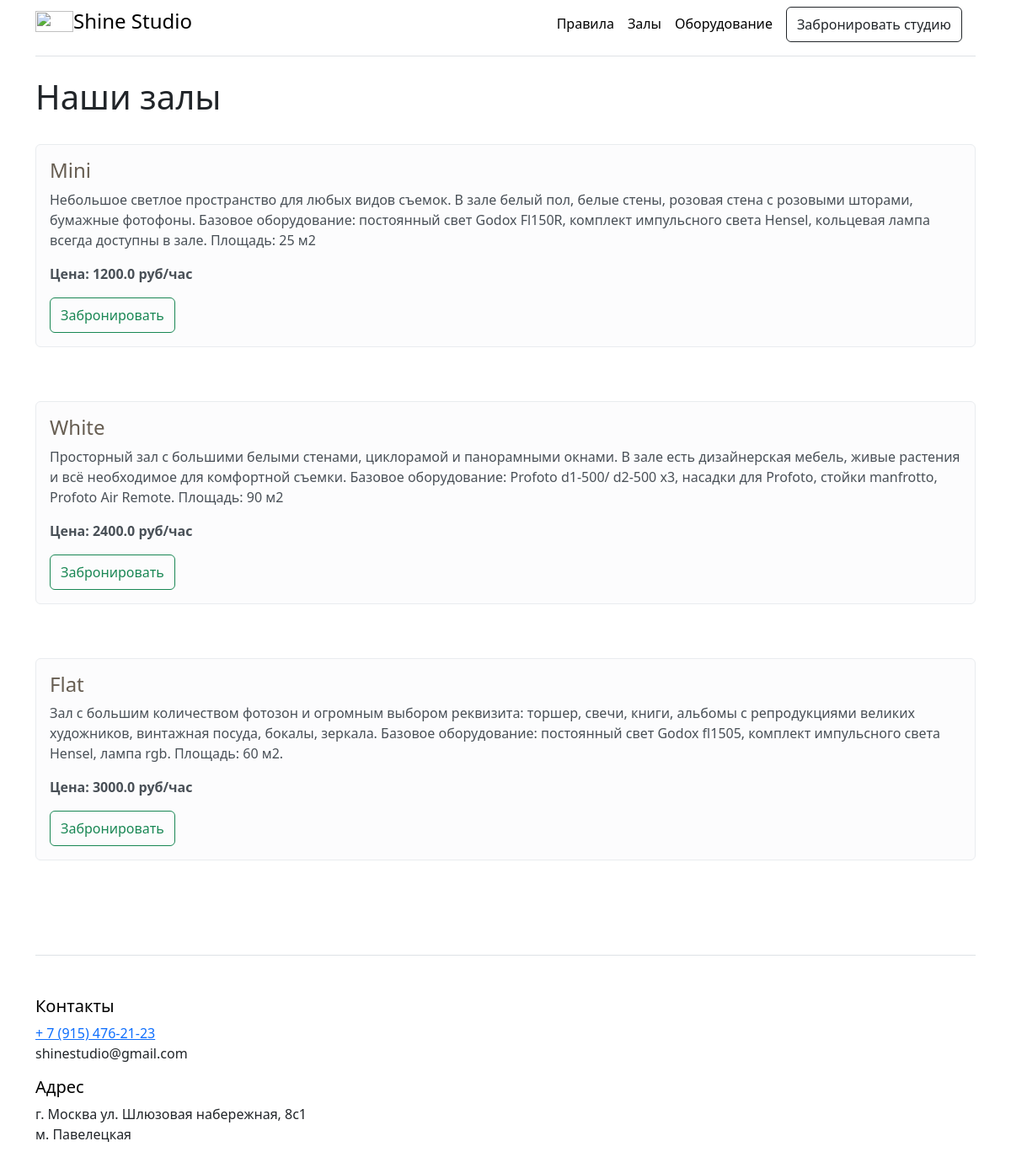
Screenshot of /rooms with the database file from the repository.
### create_db.py (models this page shows)
class Rooms(Base):
    __tablename__ = 'rooms'
    room_id = Column(Integer, primary_key=True)
    room_name = Column(String(50), nullable=False)
    description = Column(Text, nullable=False)
    cost = Column(Float, nullable=False)
    order = relationship("Orders", backref='rooms')

### app.py (the view)
@app.route('/rooms')
def rooms():
    rooms = session.query(Rooms).all()
    return render_template('rooms.html', rooms=rooms)

### templates/rooms.html (shortened to what this page needs)
{% extends 'base.html' %}
{% block body %}
<h1>Наши залы</h1><br/>
    {% for room in rooms %}
    <div class="alert alert-light">
        <h4>{{room.room_name}}</h4>
        <p>{{room.description}}</p>
        <p><b>Цена: {{room.cost}} руб/час</b></p>
        <a class="me-3 py-2 btn btn-outline-success" href="/booking">Забронировать</a>
    </div>
     <br> <br>
     {% endfor %}
{% endblock %}

### static/css/style.css (style rules this page uses)
h4, h5, h6 { color: rgb(103, 94, 82); }

### rows the page displays
Rooms: room_name "Mini", description "Небольшое светлое пространство для любых видов съемок. В зале белый пол, белые стены, розовая стена с розовыми шторами, бумажные фотофоны. Базовое оборудование: постоянный свет Godox Fl150R, комплект импульсного света Hensel, кольцевая лампа всегда доступны в зале. Площадь: 25 м2", cost "1200.0"
Rooms: room_name "White", description "Просторный зал с большими белыми стенами, циклорамой и панорамными окнами. В зале есть дизайнерская мебель, живые растения и всё необходимое для комфортной съемки. Базовое оборудование: Profoto d1-500/ d2-500 x3, насадки для Profoto, стойки manfrotto, Profoto Air Remote. Площадь: 90 м2", cost "2400.0"
Rooms: room_name "Flat", description "Зал с большим количеством фотозон и огромным выбором реквизита: торшер, свечи, книги, альбомы с репродукциями великих художников, винтажная посуда, бокалы, зеркала. Базовое оборудование: постоянный свет Godox fl1505, комплект импульсного света Hensel, лампа rgb. Площадь: 60 м2.", cost "3000.0"
